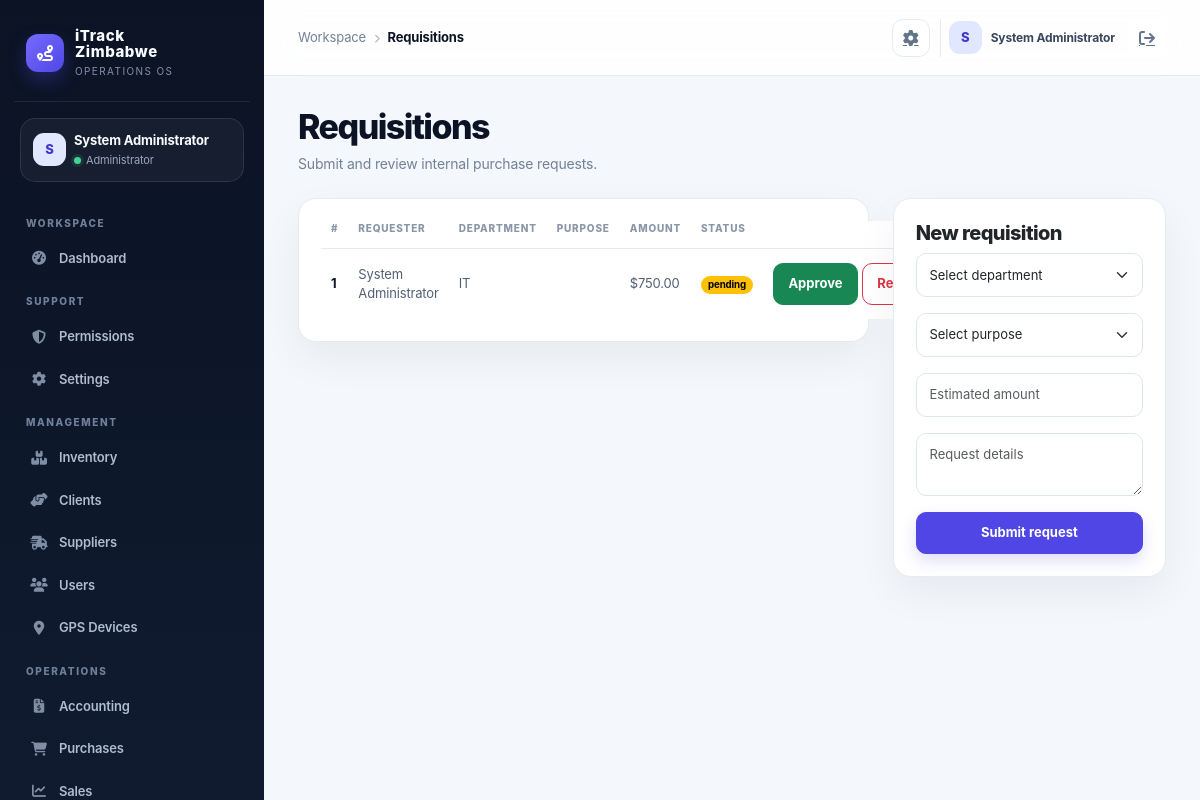
Page /index.php?controller=requisition (signed in) on the committed database.
### tables this page shows
CREATE TABLE IF NOT EXISTS requisitions (
  id INT AUTO_INCREMENT PRIMARY KEY,
  requested_by INT NULL,
  department VARCHAR(100) NOT NULL DEFAULT 'General',
  purpose VARCHAR(180) NOT NULL DEFAULT '',
  requested_date DATE NOT NULL DEFAULT CURRENT_DATE,
  status VARCHAR(50) NOT NULL DEFAULT 'pending',
  total_amount DECIMAL(14,2) NOT NULL DEFAULT 0.00,
  remarks TEXT,
  created_at TIMESTAMP DEFAULT CURRENT_TIMESTAMP,
  FOREIGN KEY (requested_by) REFERENCES users(id) ON DELETE SET NULL
);

CREATE TABLE IF NOT EXISTS users (
  id INT AUTO_INCREMENT PRIMARY KEY,
  name VARCHAR(150) NOT NULL,
  email VARCHAR(150) NOT NULL UNIQUE,
  password_hash VARCHAR(255) NOT NULL,
  role VARCHAR(50) NOT NULL DEFAULT 'Staff',
  department VARCHAR(100) NOT NULL DEFAULT 'General',
  status VARCHAR(20) NOT NULL DEFAULT 'active',
  created_at TIMESTAMP DEFAULT CURRENT_TIMESTAMP
);

### app/controllers/RequisitionController.php (called while the page is built, shortened)
<?php
class RequisitionController extends Controller { private Requisition $model; public function __construct(){ $this->model=new Requisition(); } public function index():void{$this->requireLogin();$this->view('requisitions/index',['title'=>'Requisitions','requisitions'=>$this->model->all()]);} public function create():void{$this->requireLogin();if($_SERVER['REQUEST_METHOD']==='POST'&&$this->validateCsrf()){ $requesterId = (int)($_SESSION['user']['id'] ?? 0); $this->model->create($_POST+['requested_by'=>$requesterId]); $department = trim((string)($_POST['department'] ?? 'General')); $amount = (float)($_POST['total_amount'] ?? 0); notifyTeam(['Administrator','Procurement Officer','Store Officer'], 'New requisition', 'A requisition for ' . $department . ' worth $' . number_format($amount, 2) . ' was submitted.'); } $this->redirect('/index.php?controller=requisition');} public function decide():void{$this->requireModuleAccess('requisition', ['Administrator','Procurement Officer','Store Officer']);if($_SERVER['REQUEST_METHOD']==='POST'&&$this->validateCsrf()){ $id = $this->sanitizeInt($_POST['id'] ?? 0); $status = $this->sanitize($_POST['status'] ?? 'pending'); $approverId = (int)($_SESSION['user']['id'] ?? 0); $comments = $this->sanitize($_POST['comments'] ?? ''); $requisition = $this->model->find($id); $this->model->updateStatus($id, $status, $approverId, $comments); if ($requisition && (int)($requisition['requested_by'] ?? 0) > 0) { createNotification((int)($requisition['requested_by'] ?? 0), 'Requisition update', 'Your requisition #' . $id . ' was marked as ' . $status . '.'); } }$this->redirect('/index.php?controller=requisition');} }

### public/index.php (called while the page is built, shortened)
<?php
$uri = $_SERVER['REQUEST_URI'] ?? '/';
$controllerKey = $_GET['controller'] ?? null;
$actionKey = $_GET['action'] ?? null;
$route = $controllerKey ? [
    'controller' => ucfirst($controllerKey) . 'Controller',
    'action' => $actionKey ?? 'index',
] : Router::route($uri);
$actionName = $route['action'];
$controller = new $controllerName();
$controller->$actionName();

### app/core/Model.php (called while the page is built, shortened)
<?php
require_once dirname(__DIR__) . '/config/database.php';
abstract class Model
{
    protected PDO $db;
    public function __construct()
    {
        $this->db = Database::getInstance();
    }
    protected function fetchAll(string $sql, array $params = []): array
    {
        $stmt = $this->db->prepare($sql);
        $stmt->execute($params);
        return $stmt->fetchAll();
    }
    protected function execute(string $sql, array $params = []): int
    {
        $stmt = $this->db->prepare($sql);
        $stmt->execute($params);
        return $stmt->rowCount();
    }
}

### app/config/env.php (called while the page is built, shortened)
<?php
function loadEnv(): array
{
    static $loaded = null;
    if ($loaded !== null) {
        return $loaded;
    }
    $loaded = [];
    $envPath = dirname(__DIR__, 2) . '/.env';
    if (!is_readable($envPath)) {
        return $loaded;
    }
    return $loaded;
}
function env(string $key, $default = null)
{
    $vars = loadEnv();
    $value = getenv($key);
    return $value !== false ? $value : $default;
}

### app/config/app.php (called while the page is built)
<?php
require_once __DIR__ . '/env.php';
return [
    'app_name' => env('APP_NAME', 'iTrack Zimbabwe'),
    'debug' => filter_var(env('APP_DEBUG', false), FILTER_VALIDATE_BOOLEAN),
    'base_url' => env('APP_BASE_URL', '/itrack-zimbabwe'),
    'db' => [
        'host' => env('DB_HOST', '127.0.0.1'),
        'port' => env('DB_PORT', '3306'),
        'name' => env('DB_NAME', 'itrack_zimbabwe'),
        'user' => env('DB_USER', 'root'),
        'pass' => env('DB_PASS', ''),
    ],
    'session_name' => env('SESSION_NAME', 'itrack_session'),
    'csrf_token_name' => env('CSRF_TOKEN_NAME', 'csrf_token'),
    'upload_dir' => env('UPLOAD_DIR', dirname(__DIR__, 1) . '/uploads'),
    'openrouter_api_key' => env('OPENROUTER_API_KEY', ''),
    'openrouter_model' => env('OPENROUTER_MODEL', 'openrouter/free'),
];

### app/config/database.php (called while the page is built, shortened)
<?php
require_once dirname(__DIR__) . '/config/app.php';
class Database
{
    private static ?PDO $instance = null;
    public static function getInstance(): PDO
    {
        if (self::$instance === null) {
            $config = require dirname(__DIR__) . '/config/app.php';
            $mysqlEnabled = extension_loaded('pdo_mysql');
            if ($mysqlEnabled) {
                try {
                    $dsn = sprintf('mysql:host=%s;port=%s;dbname=%s;charset=utf8mb4', $config['db']['host'], $config['db']['port'], $config['db']['name']);
                    self::$instance = new PDO($dsn, $config['db']['user'], $config['db']['pass'], [
                        PDO::ATTR_ERRMODE => PDO::ERRMODE_EXCEPTION,
                        PDO::ATTR_DEFAULT_FETCH_MODE => PDO::FETCH_ASSOC,
                        PDO::ATTR_EMULATE_PREPARES => false,
                    ]);
                } catch (PDOException $exception) {
                    self::$instance = self::createSqliteInstance($config);
                }
            } else {
                self::$instance = self::createSqliteInstance($config);
            }
        }
        return self::$instance;
    }
}

### app/models/Requisition.php (called while the page is built, shortened)
<?php
class Requisition extends ModuleModel {
    public function all(): array { return $this->fetchAll("SELECT r.*, u.name AS requester_name FROM requisitions r LEFT JOIN users u ON u.id=r.requested_by ORDER BY r.id DESC"); }
}

### app/helpers/auth.php (called while the page is built, shortened)
<?php
function isLoggedIn(): bool
{
    return !empty($_SESSION['user']);
}
function currentUser(): ?array
{
    return $_SESSION['user'] ?? null;
}

### app/models/Permission.php (called while the page is built, shortened)
<?php
class Permission extends ModuleModel
{
    public function modulesForRole(string $role): array
    {
        $role = $role === 'admin' ? 'Administrator' : $role;
        $rows = $this->fetchAll('SELECT p.name FROM role_permissions rp JOIN permissions p ON p.id = rp.permission_id WHERE rp.role = ? AND p.name LIKE "module.%"', [$role]);
        return array_values(array_filter(array_map(fn(array $row): string => (string)preg_replace('/^module\\./', '', $row['name']), $rows)));
    }
}

### app/views/requisitions/index.php (the view)
<div class="d-flex justify-content-between align-items-start mb-4"><div><h1 class="page-title">Requisitions</h1><p class="page-subtitle">Submit and review internal purchase requests.</p></div></div><div class="row g-4"><div class="col-lg-8"><div class="card"><div class="card-body"><table class="table align-middle"><thead><tr><th>#</th><th>Requester</th><th>Department</th><th>Purpose</th><th>Amount</th><th>Status</th><th></th></tr></thead><tbody><?php foreach($requisitions as $r): ?><tr><td><?= (int)$r['id'] ?></td><td><?= htmlspecialchars($r['requester_name']??'Unknown') ?></td><td><?= htmlspecialchars($r['department']) ?></td><td><?= htmlspecialchars($r['purpose'] ?? '') ?></td><td>$<?= number_format((float)$r['total_amount'],2) ?></td><td><span class="badge text-bg-<?= $r['status']==='approved'?'success':($r['status']==='rejected'?'danger':'warning') ?>"><?= htmlspecialchars($r['status']) ?></span></td><td><?php if($r['status']==='pending' && in_array(($_SESSION['user']['role'] ?? '') === 'admin' ? 'Administrator' : ($_SESSION['user']['role'] ?? ''), ['Administrator','Procurement Officer','Store Officer'], true)): ?><form method="post" action="?controller=requisition&action=decide" class="d-flex gap-1"><?= $this->csrfField() ?><input type="hidden" name="id" value="<?= (int)$r['id'] ?>"><button name="status" value="approved" class="btn btn-sm btn-success">Approve</button><button name="status" value="rejected" class="btn btn-sm btn-outline-danger">Reject</button></form><?php endif; ?></td></tr><?php endforeach; ?></tbody></table></div></div></div><div class="col-lg-4"><div class="card"><div class="card-body"><h5>New requisition</h5><form method="post" action="?controller=requisition&action=create" class="vstack gap-3"><?= $this->csrfField() ?><select class="form-select" name="department" required><option value="">Select department</option><?php foreach (['Administration','Finance','IT','Operations','Procurement','Sales','Technical Support','Workshop'] as $department): ?><option value="<?= htmlspecialchars($department, ENT_QUOTES, 'UTF-8') ?>"><?= htmlspecialchars($department, ENT_QUOTES, 'UTF-8') ?></option><?php endforeach; ?></select><select class="form-select" name="purpose" required><option value="">Select purpose</option><?php foreach (['Equipment purchase','Vehicle tracking installation','Maintenance or repair','Office supplies','Travel or transport','Training','Other'] as $purpose): ?><option value="<?= htmlspecialchars($purpose, ENT_QUOTES, 'UTF-8') ?>"><?= htmlspecialchars($purpose, ENT_QUOTES, 'UTF-8') ?></option><?php endforeach; ?></select><input class="form-control" type="number" step="0.01" name="total_amount" placeholder="Estimated amount"><textarea class="form-control" name="remarks" placeholder="Request details"></textarea><button class="btn btn-primary">Submit request</button></form></div></div></div></div>

### app/views/layouts/partials/sidebar.php (shortened to what this page needs)
<?php if (isLoggedIn()):
require_once dirname(__DIR__, 3) . '/models/Permission.php';
$currentController = strtolower($_GET['controller'] ?? 'dashboard');
$role = currentUser()['role'] ?? 'Staff';
$role = $role === 'admin' ? 'Administrator' : $role;
$permissionModel = new Permission();
$permissionModel->ensureModulePermissions();
$navModules = [
    ['label'=>'Dashboard','route'=>'dashboard','icon'=>'fa-gauge-high','roles'=>['Administrator','Director','Finance Officer','Procurement Officer','Store Officer','Sales Officer','Technician','Staff'],'group'=>'Workspace'],
    ['label'=>'Permissions','route'=>'permissions','icon'=>'fa-shield-halved','roles'=>['Administrator'],'group'=>'Support'],
];
foreach ($permissionModel->moduleDefinitions() as $module) {
    $navModules[] = [
        'label' => $module['label'],
        'route' => $module['route'],
        'icon' => $module['icon'],
        'roles' => $module['default_roles'],
        'group' => $module['group'],
    ];
}
$grouped = [];
foreach ($navModules as $module) {
    $grouped[$module['group']][] = $module;
}
$user = currentUser() ?? [];
$initials = strtoupper(substr((string)($user['name'] ?? 'U'), 0, 1));
?>
<aside class="sidebar" aria-label="Primary navigation">
    <div class="brand"><div class="brand-mark"><i class="fa-solid fa-route"></i></div><div><div class="brand-title">iTrack<br>Zimbabwe</div><div class="brand-subtitle">Operations OS</div></div></div>
    <div class="profile-chip"><div class="d-flex align-items-center gap-2"><div class="avatar"><?= htmlspecialchars($initials) ?></div><div class="min-w-0"><div class="profile-name"><?= htmlspecialchars($user['name'] ?? 'User') ?></div><div class="profile-role"><span class="status-dot"></span><?= htmlspecialchars($role) ?></div></div></div></div>
    <?php foreach ($grouped as $group => $items): ?><div class="nav-title"><?= htmlspecialchars($group) ?></div><ul class="nav flex-column px-1"><?php foreach ($items as $item): ?><li class="nav-item"><a class="nav-link <?= $currentController === strtolower($item['route']) ? 'active' : '' ?>" href="<?= $item['route'] === 'dashboard' ? '/dashboard.php' : '/index.php?controller=' . urlencode($item['route']) ?>"><i class="fa-solid <?= htmlspecialchars($item['icon']) ?>"></i><span><?= htmlspecialchars($item['label']) ?></span></a></li><?php endforeach; ?></ul><?php endforeach; ?>
</aside>
<?php endif; ?>

### app/views/layouts/partials/header.php (shortened to what this page needs)
<?php
$headerUser = currentUser() ?? [];
$headerName = $headerUser['name'] ?? 'User';
$headerInitial = strtoupper(substr((string)$headerName, 0, 1));
$headerController = strtolower($_GET['controller'] ?? 'dashboard');
$headerLabels = ['dashboard'=>'Overview','inventory'=>'Inventory','clients'=>'Clients','supplier'=>'Suppliers','users'=>'Users','gps'=>'GPS Devices','accounting'=>'Accounting','purchases'=>'Purchases','sales'=>'Sales','requisition'=>'Requisitions','reports'=>'Reports','notification'=>'Notifications','settings'=>'Settings'];
$headerSection = basename($_SERVER['SCRIPT_NAME'] ?? '') === 'dashboard.php' ? 'Overview' : ($headerLabels[$headerController] ?? ucfirst($headerController));
?>
<header class="topbar">
    <div class="crumb"><span class="d-none d-sm-inline">Workspace</span><i class="fa-solid fa-chevron-right mx-2" style="font-size:9px;color:#aab4c4"></i><strong><?= htmlspecialchars($headerSection) ?></strong></div>
    <div class="top-actions">
        <a class="icon-button d-none d-sm-grid" href="/index.php?controller=settings" aria-label="Settings"><i class="fa-solid fa-gear"></i></a>
        <div class="user-pill"><div class="avatar"><?= htmlspecialchars($headerInitial) ?></div><span><?= htmlspecialchars($headerName) ?></span><a class="icon-button border-0 ms-1" href="/logout.php" aria-label="Sign out"><i class="fa-solid fa-arrow-right-from-bracket"></i></a></div>
    </div>
</header>

### rows in the picture
requisitions: requested_by.name "S", requested_by.name "System Administrator", id "1", department "IT", total_amount "750.00", status "pending"

### other values in the picture
$role "Administrator"
$group "WORKSPACE"
$item['label'] "Dashboard"
$group "SUPPORT"
$item['label'] "Permissions"
$item['label'] "Settings"
$group "MANAGEMENT"
$item['label'] "Inventory"
$item['label'] "Clients"
$item['label'] "Suppliers"
$item['label'] "Users"
$item['label'] "GPS Devices"
$group "OPERATIONS"
$item['label'] "Accounting"
$item['label'] "Purchases"
